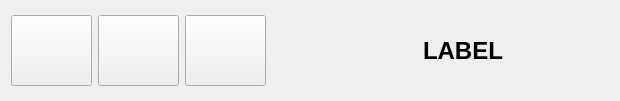
<?xml version="1.0" encoding="UTF-8"?>
<ui version="4.0">
 <class>barreMenuFiche</class>
 <widget class="QWidget" name="barreMenuFiche">
  <property name="geometry">
   <rect>
    <x>0</x>
    <y>0</y>
    <width>620</width>
    <height>97</height>
   </rect>
  </property>
  <property name="windowTitle">
   <string>Form</string>
  </property>
  <layout class="QHBoxLayout" name="horizontalLayout">
   <item>
    <widget class="QPushButton" name="pushButton_1">
     <property name="minimumSize">
      <size>
       <width>81</width>
       <height>71</height>
      </size>
     </property>
     <property name="text">
      <string/>
     </property>
     <property name="icon">
      <iconset>
       <normaloff>../../../../docs/design/imgs/valider.svg</normaloff>../../../../docs/design/imgs/valider.svg</iconset>
     </property>
     <property name="iconSize">
      <size>
       <width>60</width>
       <height>60</height>
      </size>
     </property>
    </widget>
   </item>
   <item>
    <widget class="QPushButton" name="pushButton_2">
     <property name="minimumSize">
      <size>
       <width>81</width>
       <height>71</height>
      </size>
     </property>
     <property name="text">
      <string/>
     </property>
     <property name="icon">
      <iconset>
       <normaloff>../../../../docs/design/imgs/annuler.svg</normaloff>../../../../docs/design/imgs/annuler.svg</iconset>
     </property>
     <property name="iconSize">
      <size>
       <width>60</width>
       <height>60</height>
      </size>
     </property>
    </widget>
   </item>
   <item>
    <widget class="QPushButton" name="pushButton_3">
     <property name="minimumSize">
      <size>
       <width>81</width>
       <height>71</height>
      </size>
     </property>
     <property name="text">
      <string/>
     </property>
     <property name="icon">
      <iconset>
       <normaloff>../../../../docs/design/imgs/quitter.svg</normaloff>../../../../docs/design/imgs/quitter.svg</iconset>
     </property>
     <property name="iconSize">
      <size>
       <width>60</width>
       <height>60</height>
      </size>
     </property>
    </widget>
   </item>
   <item>
    <spacer name="horizontalSpacer">
     <property name="orientation">
      <enum>Qt::Horizontal</enum>
     </property>
     <property name="sizeHint" stdset="0">
      <size>
       <width>88</width>
       <height>20</height>
      </size>
     </property>
    </spacer>
   </item>
   <item>
    <widget class="QLabel" name="label_fenetre">
     <property name="font">
      <font>
       <family>Liberation Sans</family>
       <pointsize>18</pointsize>
       <weight>75</weight>
       <bold>true</bold>
      </font>
     </property>
     <property name="text">
      <string>LABEL</string>
     </property>
    </widget>
   </item>
   <item>
    <widget class="QLabel" name="image_fenetre">
     <property name="minimumSize">
      <size>
       <width>100</width>
       <height>79</height>
      </size>
     </property>
     <property name="text">
      <string/>
     </property>
     <property name="textFormat">
      <enum>Qt::PlainText</enum>
     </property>
     <property name="pixmap">
      <pixmap resource="ressources.qrc">:/app/client96</pixmap>
     </property>
    </widget>
   </item>
  </layout>
 </widget>
 <resources>
  <include location="ressources.qrc"/>
 </resources>
 <connections/>
</ui>
